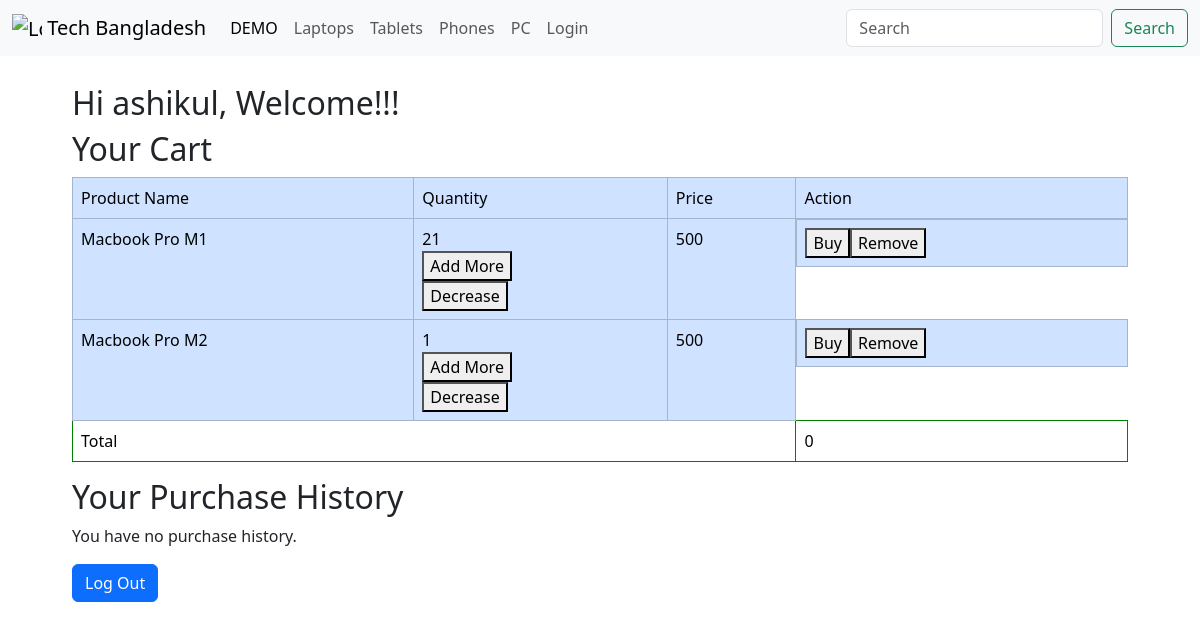
Screenshot of /profile (signed in) with the database file from the repository.
### app/models.py (models this page shows)
class User(db.Model,UserMixin):
    __tablename__ = 'user'
    id = db.Column(db.Integer, primary_key = True)
    name = db.Column(db.String, nullable = False)
    username = db.Column(db.String , unique = True, nullable = False)
    email = db.Column(db.String, unique = True, nullable = False)
    password = db.Column(db.String)
    profile_pic = db.Column(db.String, nullable = False)
    cart_items = db.relationship("Cart",back_populates="user",lazy = True)
    purchases = db.relationship("Purchase",back_populates = "user", lazy = True)

class Cart(db.Model):
    __tablename__ = 'cart'
    id = db.Column(db.Integer, primary_key =True)
    user_id = db.Column(db.Integer,db.ForeignKey("user.id"),nullable =False)
    product_id = db.Column(db.Integer, db.ForeignKey("product.id"),nullable = False)
    quantity = db.Column(db.Integer,default = 1)
    product = db.relationship("Product",backref = "cart_items")
    user = db.relationship("User", back_populates = "cart_items")

class Product(db.Model):
    __tablename__= "product"
    id = db.Column(db.Integer,primary_key = True)
    name = db.Column(db.String(200),nullable = False)
    brand = db.Column(db.String(200),nullable = True)
    releasedate = db.Column(db.String(200), nullable = True)
    description = db.Column(db.String(200),nullable = False)
    price = db.Column(db.Integer,nullable = False)
    stock = db.Column(db.Integer,nullable = False)
    category = db.Column(db.String(100),nullable = False)
    image = db.Column(db.String(100),nullable = False)
    availabity = db.Column(db.Boolean,nullable = True)
    time = db.Column(db.DateTime,default= datetime.now)
    hardware = db.relationship("Hardware",back_populates = "product")
    battery = db.relationship("Battery",back_populates = "product")
    display = db.relationship("Display",back_populates = "product")
    connectivity = db.relationship("Connectivity",back_populates = "product")
    camera = db.relationship("Camera",back_populates = "product")
    software = db.relationship("Software",back_populates = "product")
    extrainfo = db.relationship("Extrainfo",back_populates = "product")

### app/profile.py (the view)
@profiles.route('/profile')
@login_required
def profile():
    username = current_user.username
    email = current_user.email
    picture_url = current_user.profile_pic
    cart_items = Cart.query.filter(Cart.user_id == current_user.id).all()
    total = 0
    purchases = Purchase.query.filter(Purchase.user_id == current_user.id).all()
    return render_template('profile.html',username = username,email= email,picture_url = picture_url,cart_items = cart_items,total = total,purchases=purchases)

### app/__init__.py (called while the page is built)
@login_manager.user_loader
def load_user(user_id):
    from app.models import User
    return User.query.get(int(user_id))

### app/templates/profile.html (shortened to what this page needs)
{% extends 'layout.html' %}
{% block body %}
    <div class="container">
        <div class="row">
            <h2>
                Hi {{ current_user.name }}, Welcome!!!
            </h2>
        </div>
    </div>
    <div class="container">
    <h2 class="">
        Your Cart
    </h2>
    {% if not cart_items %}
    <p class="lead">You have nothing in your cart</p>
    {% else %}
    <table class="table">
        <tr class="table-primary">
            <td class="table-primary ">
                Product Name
            </td>
            <td class="table-primary">
                Quantity
            </td>
            <td class="table-primary">
                Price
            </td>
            <td class="table-primary">
                Action
            </td>
        </tr>
        {% for item in cart_items %}
            <tr class="table-primary" id="cart-item-{{item.id}}">
                <td class="table-primary ">
                    {{ item.product.name }}
                </td>
                <td class="table-primary quantity_value{{item.id}}">
                    {{ item.quantity }}
                    <form method="post" action="/api/addquantity" class="quantity">
                        <button type="submit">Add More</button>
                    </form>
                    {% if item.quantity > 1 %}
                    <form method="post" action="decreasequantity">
                        <button type="submit">Decrease</button>
                    </form>
                    {% else %}
                        <button  >Decrease</button>
                    {% endif %}
                </td>
                <td class="table-primary">
                    {{ item.product.price }}
                </td>
                <td class="table-primary" style="display: flex;">
                    <form method="post" action="/checkout">
                        <button  type="submit">Buy</button>
                    </form>
                    <form method="post" action="/api/remove_from_cart" class="removefromcart">
                        <button  type="submit" >Remove</button>
                    </form>
                </td>
            </tr>
    {% endfor %}
    <tr>
        <td colspan="3">Total</td>
        <td>{{ total }}</td>
    </tr>
    </table>
    {% endif  %}
</div>
<div class="container">
    <h2>
        Your Purchase History
    </h2>
    {% if not purchases %}
    <p>You have no purchase history.</p>
    {% endif  %}
</div>
<div>
<div class="container">
    <button type="button" class="btn btn-primary" data-bs-toggle="modal" data-bs-target="#exampleModal">
        Log Out
    </button>
</div>
{% endblock %}

### app/templates/profile.html (style rules this page uses)
td { border: 1px solid green; }

### rows the page displays
User: name "ashikul"
Cart: product.name "Macbook Pro M1", quantity "21", product.price "500"
Cart: product.name "Macbook Pro M2", quantity "1", shows "Decrease", product.price "500"

### other values shown
{{ total }} "0"
